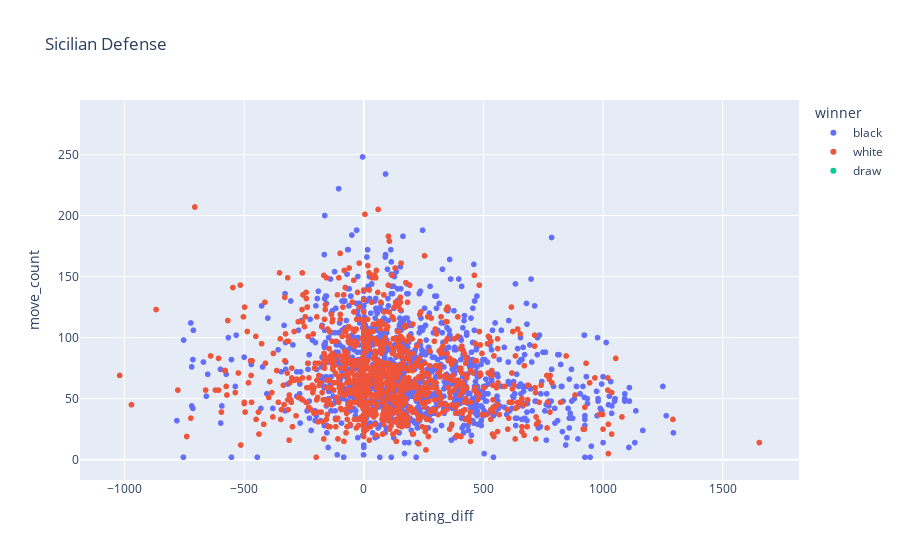
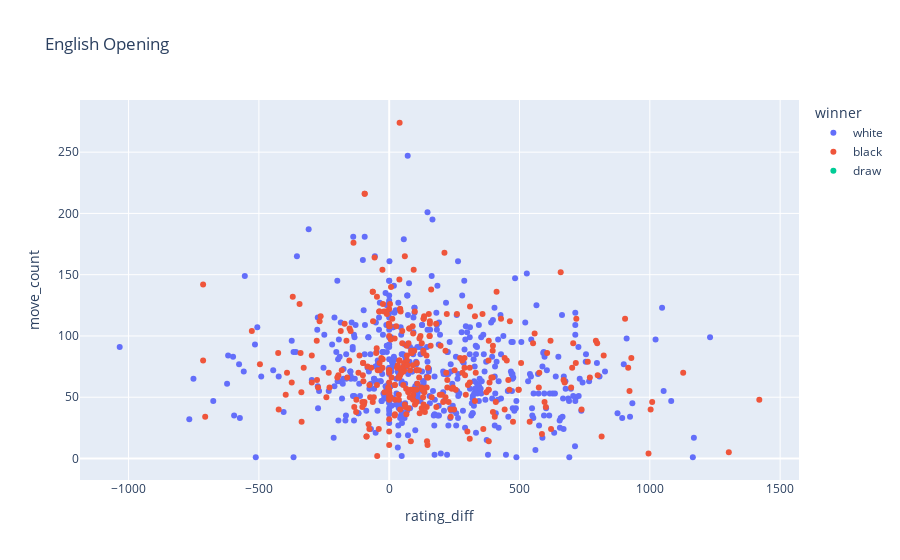
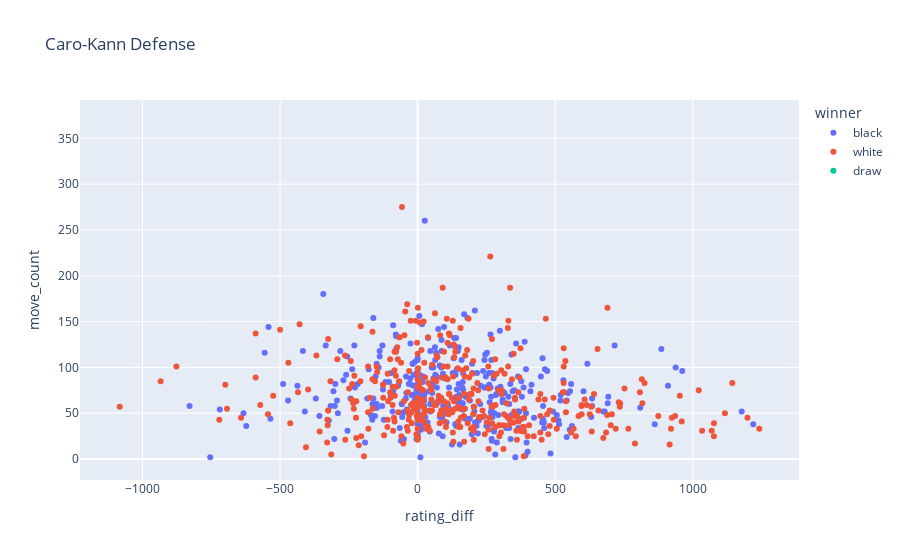
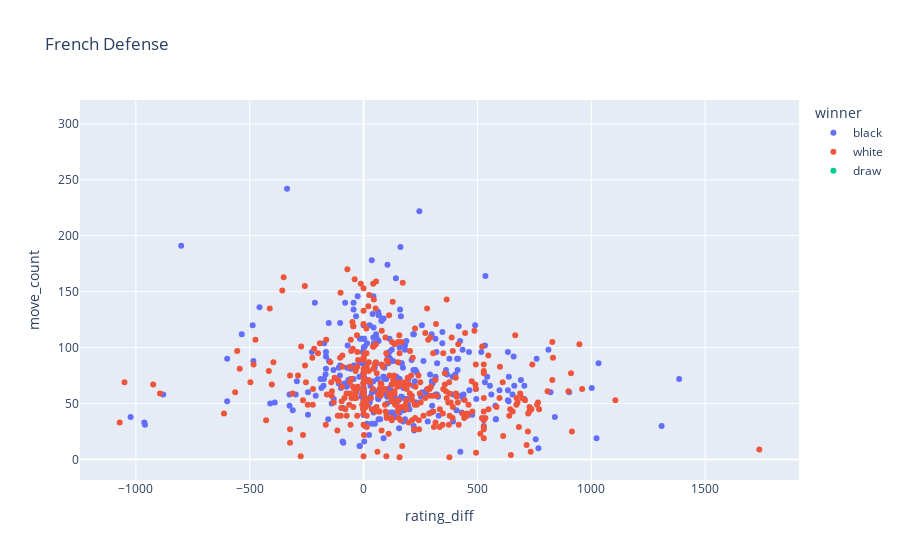

Notebook source saved alongside these figures, in order:
### Markdown cell above
### Viz 6 ###

We also wanted to see whether there was any relation between a game's move count and the skill gap between its players. The thought here was that it seems reasonable to suspect that unbalanced games would be short, with the better player overpowering the worse player quickly or the worse player getting lucky and winning quickly, while more even games would take more moves. 

#### Plot construction: ####

### Code cell
import plotly.express as px

# group the dataframe with the openings we want to analyze by openings
clean_opening_groups = df_top_openings.groupby('clean_opening')

# iterate over top openings, pull group of rows associated with each opening, build scatter for each one
for item in top_openings: 
    grouped_df = clean_opening_groups.get_group(item)
    figure = px.scatter(grouped_df, x = 'rating_diff', y = 'move_count', color = 'winner', title = f'{item}')
    figure.show()

### Figure 1 — Plotly figure (JSON) as saved in the notebook; plotly's stock layout.template omitted (floating-point values rounded to 4 significant figures; data arrays with more than 128 entries replaced by an {"elided": "..."} marker saying what was removed)
{"data": [{"hovertemplate": "winner=black<br>rating_diff=%{x}<br>move_count=%{y}<extra></extra>", "legendgroup": "black", "marker": {"color": "#636efa", "symbol": "circle"}, "mode": "markers", "name": "black", "showlegend": true, "type": "scattergl", "x": {"elided": "1263 int values"}, "xaxis": "x", "y": {"elided": "1263 int values"}, "yaxis": "y"}, {"hovertemplate": "winner=white<br>rating_diff=%{x}<br>move_count=%{y}<extra></extra>", "legendgroup": "white", "marker": {"color": "#EF553B", "symbol": "circle"}, "mode": "markers", "name": "white", "showlegend": true, "type": "scattergl", "x": {"elided": "1094 int values"}, "xaxis": "x", "y": {"elided": "1094 int values"}, "yaxis": "y"}, {"hovertemplate": "winner=draw<br>rating_diff=%{x}<br>move_count=%{y}<extra></extra>", "legendgroup": "draw", "marker": {"color": "#00cc96", "symbol": "circle"}, "mode": "markers", "name": "draw", "showlegend": true, "type": "scattergl", "x": {"elided": "341 null values"}, "xaxis": "x", "y": {"elided": "341 int values"}, "yaxis": "y"}], "layout": {"autosize": true, "legend": {"title": {"text": "winner"}, "tracegroupgap": 0}, "title": {"text": "Sicilian Defense"}, "xaxis": {"anchor": "y", "autorange": true, "domain": [0, 1], "range": [-1182.0, 1815.0], "title": {"text": "rating_diff"}, "type": "linear"}, "yaxis": {"anchor": "x", "autorange": true, "domain": [0, 1], "range": [-20.61, 298.6], "title": {"text": "move_count"}, "type": "linear"}}}

### Figure 2 — Plotly figure (JSON) as saved in the notebook; plotly's stock layout.template omitted (floating-point values rounded to 4 significant figures; data arrays with more than 128 entries replaced by an {"elided": "..."} marker saying what was removed)
{"data": [{"hovertemplate": "winner=white<br>rating_diff=%{x}<br>move_count=%{y}<extra></extra>", "legendgroup": "white", "marker": {"color": "#636efa", "symbol": "circle"}, "mode": "markers", "name": "white", "orientation": "v", "showlegend": true, "type": "scatter", "x": {"elided": "492 int values"}, "xaxis": "x", "y": {"elided": "492 int values"}, "yaxis": "y"}, {"hovertemplate": "winner=black<br>rating_diff=%{x}<br>move_count=%{y}<extra></extra>", "legendgroup": "black", "marker": {"color": "#EF553B", "symbol": "circle"}, "mode": "markers", "name": "black", "orientation": "v", "showlegend": true, "type": "scatter", "x": {"elided": "319 int values"}, "xaxis": "x", "y": {"elided": "319 int values"}, "yaxis": "y"}, {"hovertemplate": "winner=draw<br>rating_diff=%{x}<br>move_count=%{y}<extra></extra>", "legendgroup": "draw", "marker": {"color": "#00cc96", "symbol": "circle"}, "mode": "markers", "name": "draw", "orientation": "v", "showlegend": true, "type": "scatter", "x": {"elided": "138 null values"}, "xaxis": "x", "y": {"elided": "138 int values"}, "yaxis": "y"}], "layout": {"autosize": true, "legend": {"title": {"text": "winner"}, "tracegroupgap": 0}, "title": {"text": "English Opening"}, "xaxis": {"anchor": "y", "autorange": true, "domain": [0, 1], "range": [-1183.0, 1569.0], "title": {"text": "rating_diff"}, "type": "linear"}, "yaxis": {"anchor": "x", "autorange": true, "domain": [0, 1], "range": [-21.53, 296.5], "title": {"text": "move_count"}, "type": "linear"}}}

### Figure 3 — Plotly figure (JSON) as saved in the notebook; plotly's stock layout.template omitted (floating-point values rounded to 4 significant figures; data arrays with more than 128 entries replaced by an {"elided": "..."} marker saying what was removed)
{"data": [{"hovertemplate": "winner=black<br>rating_diff=%{x}<br>move_count=%{y}<extra></extra>", "legendgroup": "black", "marker": {"color": "#636efa", "symbol": "circle"}, "mode": "markers", "name": "black", "orientation": "v", "showlegend": true, "type": "scatter", "x": {"elided": "367 int values"}, "xaxis": "x", "y": {"elided": "367 int values"}, "yaxis": "y"}, {"hovertemplate": "winner=white<br>rating_diff=%{x}<br>move_count=%{y}<extra></extra>", "legendgroup": "white", "marker": {"color": "#EF553B", "symbol": "circle"}, "mode": "markers", "name": "white", "orientation": "v", "showlegend": true, "type": "scatter", "x": {"elided": "392 int values"}, "xaxis": "x", "y": {"elided": "392 int values"}, "yaxis": "y"}, {"hovertemplate": "winner=draw<br>rating_diff=%{x}<br>move_count=%{y}<extra></extra>", "legendgroup": "draw", "marker": {"color": "#00cc96", "symbol": "circle"}, "mode": "markers", "name": "draw", "orientation": "v", "showlegend": true, "type": "scatter", "x": [null, null, null, null, null, null, null, null, null, null, null, null, null, null, null, null, null, null, null, null, null, null, null, null, null, null, null, null, null, null, null, null, null, null, null, null, null, null, null, null, null, null, null, null, null, null, null, null, null, null, null, null, null, null, null, null, null, null, null, null, null, null, null, null, null, null, null, null, null, null, null, null, null, null, null, null, null, null, null, null, null, null, null, null, null, null, null, null, null, null, null, null, null, null, null, null, null, null, null, null, null, null, null, null, null, null, null, null, null, null], "xaxis": "x", "y": [29, 40, 29, 91, 85, 114, 46, 131, 367, 79, 105, 76, 60, 149, 136, 69, 82, 147, 118, 44, 51, 48, 122, 101, 202, 150, 69, 86, 103, 135, 82, 76, 126, 8, 142, 149, 69, 90, 7, 249, 126, 133, 66, 126, 38, 80, 133, 148, 60, 45, 102, 95, 136, 101, 157, 128, 59, 96, 91, 206, 93, 129, 128, 137, 72, 99, 106, 31, 54, 56, 77, 76, 69, 82, 61, 68, 67, 20, 42, 152, 163, 68, 51, 9, 21, 87, 162, 66, 88, 162, 102, 177, 231, 133, 123, 89, 26, 77, 69, 54, 68, 120, 2, 93, 118, 155, 44, 154, 96, 5], "yaxis": "y"}], "layout": {"autosize": true, "legend": {"title": {"text": "winner"}, "tracegroupgap": 0}, "title": {"text": "Caro-Kann Defense"}, "xaxis": {"anchor": "y", "autorange": true, "domain": [0, 1], "range": [-1224.0, 1383.0], "title": {"text": "rating_diff"}, "type": "linear"}, "yaxis": {"anchor": "x", "autorange": true, "domain": [0, 1], "range": [-28.12, 397.1], "title": {"text": "move_count"}, "type": "linear"}}}

### Figure 4 — Plotly figure (JSON) as saved in the notebook; plotly's stock layout.template omitted (floating-point values rounded to 4 significant figures; data arrays with more than 128 entries replaced by an {"elided": "..."} marker saying what was removed)
{"data": [{"hovertemplate": "winner=black<br>rating_diff=%{x}<br>move_count=%{y}<extra></extra>", "legendgroup": "black", "marker": {"color": "#636efa", "symbol": "circle"}, "mode": "markers", "name": "black", "orientation": "v", "showlegend": true, "type": "scatter", "x": {"elided": "315 int values"}, "xaxis": "x", "y": {"elided": "315 int values"}, "yaxis": "y"}, {"hovertemplate": "winner=white<br>rating_diff=%{x}<br>move_count=%{y}<extra></extra>", "legendgroup": "white", "marker": {"color": "#EF553B", "symbol": "circle"}, "mode": "markers", "name": "white", "orientation": "v", "showlegend": true, "type": "scatter", "x": {"elided": "373 int values"}, "xaxis": "x", "y": {"elided": "373 int values"}, "yaxis": "y"}, {"hovertemplate": "winner=draw<br>rating_diff=%{x}<br>move_count=%{y}<extra></extra>", "legendgroup": "draw", "marker": {"color": "#00cc96", "symbol": "circle"}, "mode": "markers", "name": "draw", "orientation": "v", "showlegend": true, "type": "scatter", "x": [null, null, null, null, null, null, null, null, null, null, null, null, null, null, null, null, null, null, null, null, null, null, null, null, null, null, null, null, null, null, null, null, null, null, null, null, null, null, null, null, null, null, null, null, null, null, null, null, null, null, null, null, null, null, null, null, null, null, null, null, null, null, null, null, null, null, null, null, null, null, null, null, null, null, null, null, null, null, null, null, null, null, null, null, null, null, null, null, null, null, null, null, null, null, null, null, null, null, null, null, null, null, null, null, null, null, null, null, null, null, null, null, null, null, null, null, null, null, null, null], "xaxis": "x", "y": [108, 86, 68, 59, 24, 104, 73, 51, 44, 42, 92, 65, 57, 117, 138, 93, 134, 149, 22, 35, 56, 32, 65, 60, 15, 70, 74, 159, 125, 44, 27, 181, 100, 95, 54, 74, 129, 144, 129, 182, 78, 71, 27, 88, 57, 87, 193, 208, 58, 120, 103, 51, 108, 55, 182, 115, 63, 71, 150, 241, 35, 30, 111, 70, 7, 90, 66, 53, 54, 128, 167, 72, 150, 65, 30, 44, 58, 66, 51, 52, 3, 94, 8, 15, 65, 60, 76, 63, 79, 52, 97, 69, 91, 104, 144, 151, 100, 58, 55, 106, 160, 111, 92, 56, 133, 71, 6, 69, 67, 93, 236, 97, 104, 49, 56, 99, 85, 58, 33, 49], "yaxis": "y"}], "layout": {"autosize": true, "legend": {"title": {"text": "winner"}, "tracegroupgap": 0}, "title": {"text": "French Defense"}, "xaxis": {"anchor": "y", "autorange": true, "domain": [0, 1], "range": [-1242.0, 1909.0], "title": {"text": "rating_diff"}, "type": "linear"}, "yaxis": {"anchor": "x", "autorange": true, "domain": [0, 1], "range": [-22.67, 325.7], "title": {"text": "move_count"}, "type": "linear"}}}
